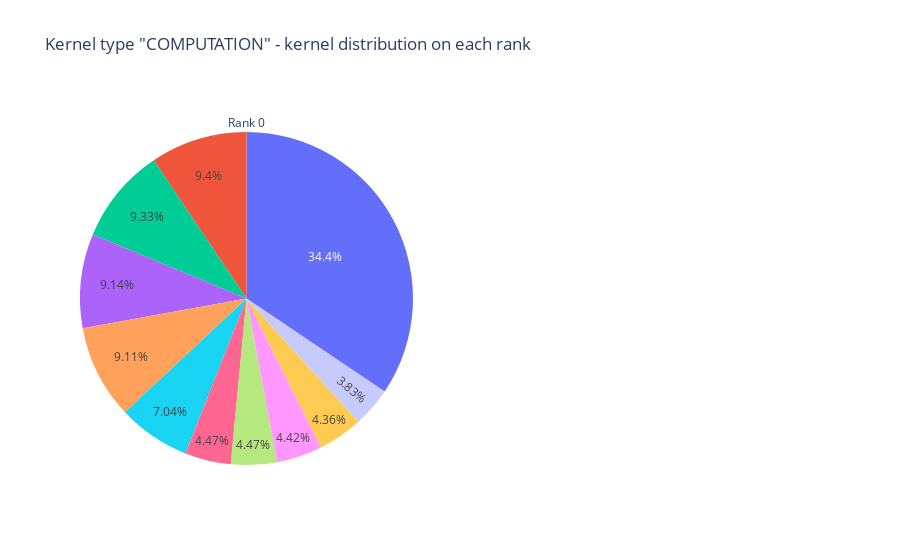
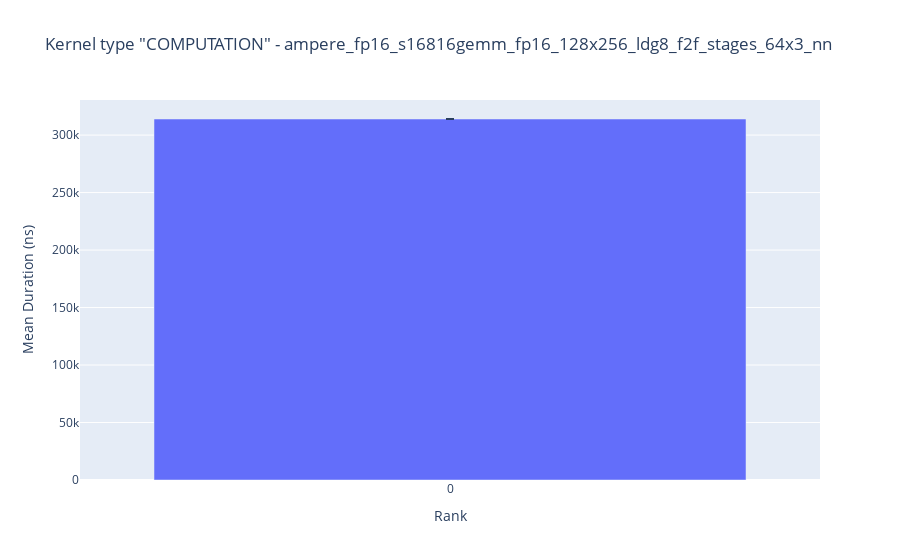
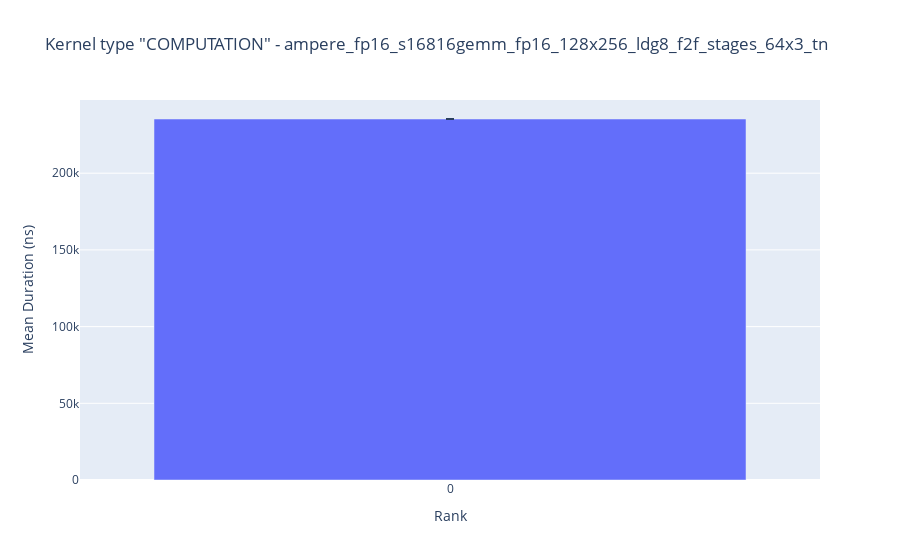
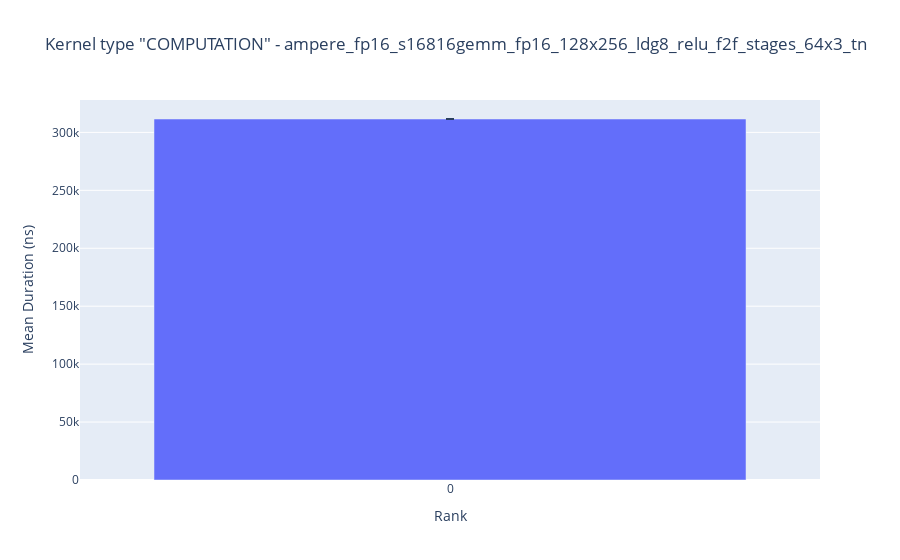

Notebook code for these charts, in order:
### Code cell
analyzer_ctrl = TraceAnalysis(trace_dir = TRACE_DIR_CTRL)
kernel_type_metrics_df_ctrl, kernel_metrics_df_ctrl = analyzer_ctrl.get_gpu_kernel_breakdown( 
                                             num_kernels=10, 
                                             include_memory_kernels=include_memory_kernels, 
                                             image_renderer="jupyterlab")
comms_df_ctrl = create_comms_df(kernel_metrics_df_ctrl, CTRL_TAG)

### Figure 1 — Plotly figure (JSON) as saved in the notebook; plotly's stock layout.template omitted (floating-point values rounded to 4 significant figures)
{"data": [{"domain": {"x": [0, 0.45], "y": [0, 1]}, "labels": ["ampere_fp16_s16816gemm_fp16_128x256_ldg8_f2f_stages_64x3_nn", "ampere_fp16_s16816gemm_fp16_128x256_ldg8_f2f_stages_64x3_tn", "ampere_fp16_s16816gemm_fp16_128x256_ldg8_relu_f2f_stages_64x3_tn", "ampere_fp16_s16816gemm_fp16_256x128_ldg8_f2f_stages_64x3_nt", "others", "void at::native::(anonymous namespace)::layer_norm_grad_input_kernel<float, float>(float const*, float const*, float const*, float const*, float const*, float*, int)", "void at::native::(anonymous namespace)::vectorized_layer_norm_kernel<float, float>(int, float, float const*, float const*, float const*, float*, float*, float*)", "void at::native::unrolled_elementwise_kernel<at::native::direct_copy_kernel_cuda(at::TensorIteratorBase&)::{lambda()#2}::operator()() const::{lambda()#20}::operator()() const::{lambda(c10::Half)#1}, at::detail::Array<char*, 2>, TrivialOffsetCalculator<1, unsigned int>, char*, at::native::memory::LoadWithCast<1>, at::detail::Array<char*, 2>::StoreWithCast<1> >(int, at::native::direct_copy_kernel_cuda(at::TensorIteratorBase&)::{lambda()#2}::operator()() const::{lambda()#20}::operator()() const::{lambda(c10::Half)#1}, at::detail::Array<char*, 2>, TrivialOffsetCalculator<1, unsigned int>, char*, at::native::memory::LoadWithCast<1>, at::detail::Array<char*, 2>::StoreWithCast<1>)", "void cutlass::Kernel<cutlass_75_wmma_tensorop_f16_s161616gemm_f16_16x16_64x2_nn_align1>(cutlass_75_wmma_tensorop_f16_s161616gemm_f16_16x16_64x2_nn_align1::Params)", "void cutlass::Kernel<cutlass_80_tensorop_f16_s16816gemm_relu_f16_128x256_32x6_tn_align8>(cutlass_80_tensorop_f16_s16816gemm_relu_f16_128x256_32x6_tn_align8::Params)", "void cutlass::Kernel<cutlass_80_tensorop_f16_s16816gemm_relu_f16_256x128_32x6_nn_align8>(cutlass_80_tensorop_f16_s16816gemm_relu_f16_256x128_32x6_nn_align8::Params)"], "title": {"text": "Rank 0"}, "type": "pie", "values": [313999, 235332, 311567, 304343, 1150236, 127861, 147731, 149246, 145608, 305346, 149236]}], "layout": {"autosize": true, "showlegend": false, "title": {"text": "Kernel type \"COMPUTATION\" - kernel distribution on each rank"}}}

### Figure 2 — Plotly figure (JSON) as saved in the notebook; plotly's stock layout.template omitted (floating-point values rounded to 4 significant figures)
{"data": [{"alignmentgroup": "True", "error_y": {"array": [0], "arrayminus": [0]}, "hovertemplate": "Rank=%{x}<br>Mean Duration (ns)=%{y}<extra></extra>", "legendgroup": "", "marker": {"color": "#636efa", "pattern": {"shape": ""}}, "name": "", "offsetgroup": "", "orientation": "v", "showlegend": false, "textposition": "auto", "type": "bar", "x": [0], "xaxis": "x", "y": [313999], "yaxis": "y"}], "layout": {"autosize": true, "barmode": "relative", "legend": {"tracegroupgap": 0}, "title": {"text": "Kernel type \"COMPUTATION\" - ampere_fp16_s16816gemm_fp16_128x256_ldg8_f2f_stages_64x3_nn"}, "xaxis": {"anchor": "y", "autorange": true, "domain": [0, 1], "dtick": 1, "range": [-0.5, 0.5], "tick0": 0, "tickmode": "linear", "title": {"text": "Rank"}, "type": "linear"}, "yaxis": {"anchor": "x", "autorange": true, "domain": [0, 1], "range": [0, 330500.0], "title": {"text": "Mean Duration (ns)"}, "type": "linear"}}}

### Figure 3 — Plotly figure (JSON) as saved in the notebook; plotly's stock layout.template omitted (floating-point values rounded to 4 significant figures)
{"data": [{"alignmentgroup": "True", "error_y": {"array": [0], "arrayminus": [0]}, "hovertemplate": "Rank=%{x}<br>Mean Duration (ns)=%{y}<extra></extra>", "legendgroup": "", "marker": {"color": "#636efa", "pattern": {"shape": ""}}, "name": "", "offsetgroup": "", "orientation": "v", "showlegend": false, "textposition": "auto", "type": "bar", "x": [0], "xaxis": "x", "y": [235332], "yaxis": "y"}], "layout": {"autosize": true, "barmode": "relative", "legend": {"tracegroupgap": 0}, "title": {"text": "Kernel type \"COMPUTATION\" - ampere_fp16_s16816gemm_fp16_128x256_ldg8_f2f_stages_64x3_tn"}, "xaxis": {"anchor": "y", "autorange": true, "domain": [0, 1], "dtick": 1, "range": [-0.5, 0.5], "tick0": 0, "tickmode": "linear", "title": {"text": "Rank"}, "type": "linear"}, "yaxis": {"anchor": "x", "autorange": true, "domain": [0, 1], "range": [0, 247700.0], "title": {"text": "Mean Duration (ns)"}, "type": "linear"}}}

### Figure 4 — Plotly figure (JSON) as saved in the notebook; plotly's stock layout.template omitted (floating-point values rounded to 4 significant figures)
{"data": [{"alignmentgroup": "True", "error_y": {"array": [0], "arrayminus": [0]}, "hovertemplate": "Rank=%{x}<br>Mean Duration (ns)=%{y}<extra></extra>", "legendgroup": "", "marker": {"color": "#636efa", "pattern": {"shape": ""}}, "name": "", "offsetgroup": "", "orientation": "v", "showlegend": false, "textposition": "auto", "type": "bar", "x": [0], "xaxis": "x", "y": [311567], "yaxis": "y"}], "layout": {"autosize": true, "barmode": "relative", "legend": {"tracegroupgap": 0}, "title": {"text": "Kernel type \"COMPUTATION\" - ampere_fp16_s16816gemm_fp16_128x256_ldg8_relu_f2f_stages_64x3_tn"}, "xaxis": {"anchor": "y", "autorange": true, "domain": [0, 1], "dtick": 1, "range": [-0.5, 0.5], "tick0": 0, "tickmode": "linear", "title": {"text": "Rank"}, "type": "linear"}, "yaxis": {"anchor": "x", "autorange": true, "domain": [0, 1], "range": [0, 328000.0], "title": {"text": "Mean Duration (ns)"}, "type": "linear"}}}
